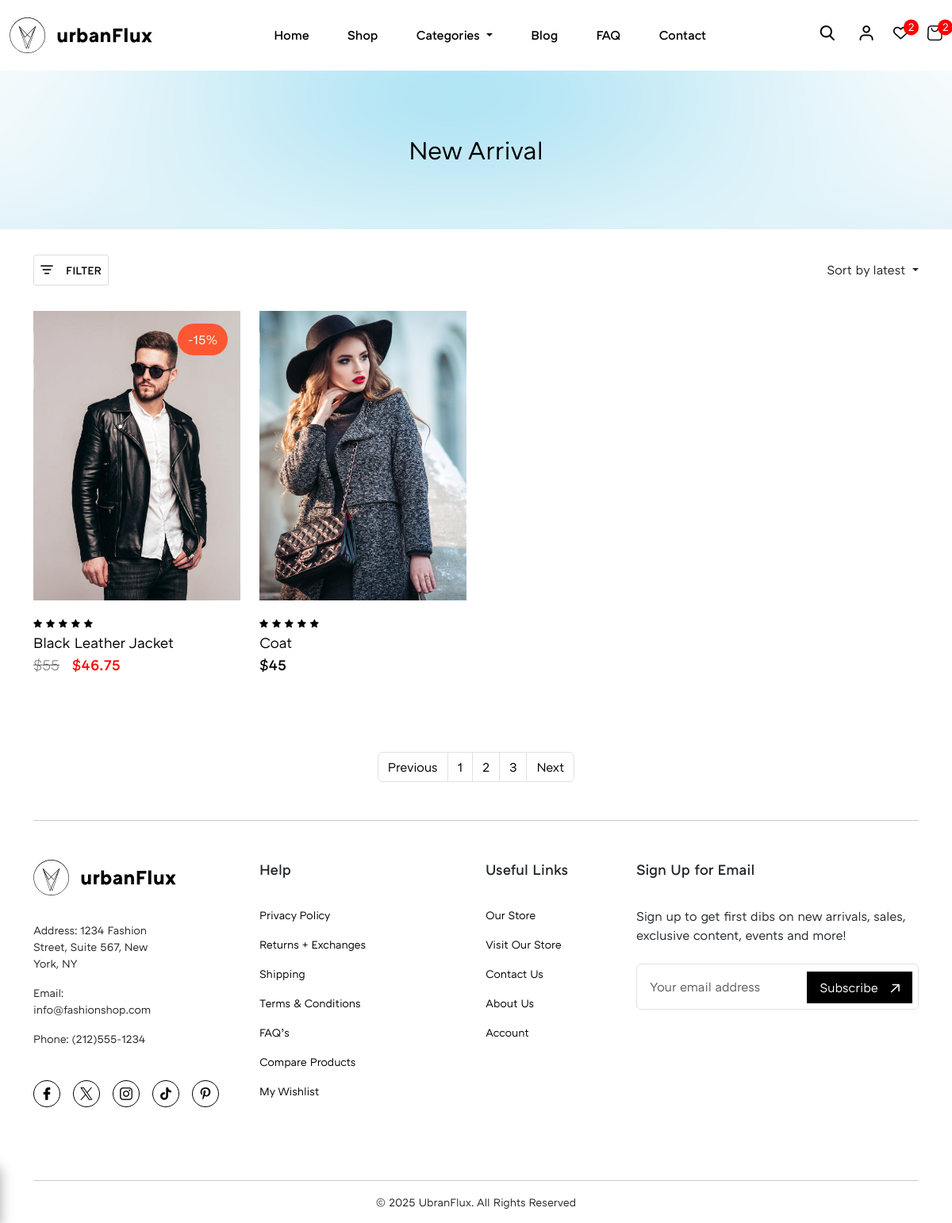
The page /shop/ on the database as committed earlier.
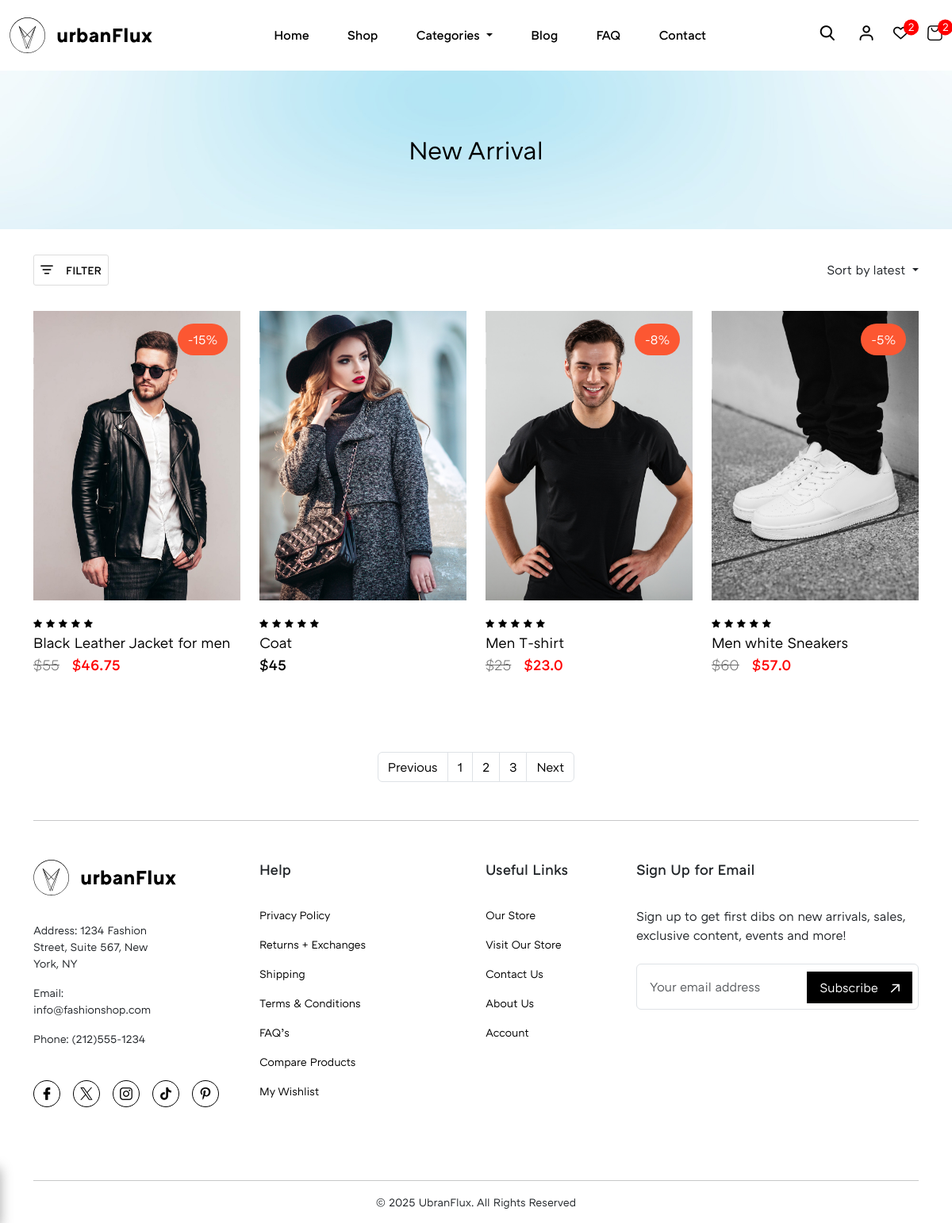
The same page on the database as committed later.
### Site_Settings/models.py (models this page shows)
class Site_Settings(models.Model):
    estimated_delivery = models.TextField(max_length= 200, null=True)
    return_time = models.TextField(max_length= 200 , null=True)
    site_logo = models.FileField(upload_to='site_logo', validators=[validate_logo])
    theme_hero_section = models.ImageField(upload_to= 'theme_hero_section')
    tax_rate = models.IntegerField()
    product_policies = models.TextField(max_length=400)
    class Meta:
        verbose_name = ''
        verbose_name_plural = 'Site Settings'

### Store/models.py (models this page shows, shortened)
class Store(models.Model):
    product_name = models.CharField(max_length=100)
    price = models.IntegerField(null=True)
    product_type = models.CharField(max_length=15)
    description = models.TextField(max_length=500)
    Color_1 = models.CharField(max_length=10 , null=True)
    Color_2 = models.CharField(max_length=10, null=True , blank=True)
    Color_3 = models.CharField(max_length=10, null=True , blank=True)
    Feature_1 = models.CharField(max_length=50)
    Feature_2 = models.CharField(max_length=50, null=True , blank=True)
    Feature_3 = models.CharField(max_length=50, null=True , blank=True)
    Size_1 = models.CharField(max_length=20 , null=True)
    Size_2 = models.CharField(max_length=20, null=True , blank=True)
    Size_3 = models.CharField(max_length=20, null=True , blank=True)
    Materials_Care_1 = models.CharField(max_length=50, null=True)
    Materials_Care_2 = models.CharField(max_length=50, null=True , blank=True)
    Materials_Care_3 = models.CharField(max_length=50, null=True , blank=True)
    stock = models.IntegerField()
    sale = models.IntegerField(null=True, blank=True)
    is_available = models.BooleanField(default = True)
    slug =models.SlugField(max_length=100, unique=True)
    Image = models.ImageField(upload_to='Products')
    product_image_1 = models.ImageField(upload_to='Products')
    product_image_2 = models.ImageField(upload_to='Products')
    product_image_3 = models.ImageField(upload_to='Products')
    category = models.ForeignKey(Category, on_delete=models.CASCADE)
    class Meta():
        verbose_name = ''
        verbose_name_plural = 'Product'

### urbax_Flux/views.py (the view)
# urls.py: path('shop/', views.shop, name='shop'),
def shop(request):
    site_settings = Site_Settings.objects.all()
    Products = Store.objects.all()
    categories =  Category.objects.all()
    Data = {
        "site_settings_data": site_settings,
        "Product_Data" : Products,
        "categories_data": categories,
    }
    return render(request, 'shop.html', Data)

### Store/templatetags/custom_tags.py (called while the page is built)
@register.simple_tag
def calculate_discount_price(price, sale):
    try:
        price = float(price)  # Convert price to float
        sale = float(sale)    # Convert sale to float
        if price is not None and sale is not None:
            return price * (1 - sale / 100)  # Calculate discounted price
    except (ValueError, TypeError):
        pass  # If conversion fails, return the original price
    return price  # If there's no sale or conversion fails, return the original price

### templates/shop.html (shortened to what this page needs)
{% load custom_tags %}
{% load static %}
{% include 'header.html' %}
        <main class="main-content">
            <section class="theme-hero-section">
                <figure>
                    {% for theme in site_settings_data %}
                    <img src="{{theme.theme_hero_section.url}}" alt="">
                    {% endfor %}
                    <figcaption>
                        <h4 class="main-heading-font-medium">New Arrival</h4>
                    </figcaption>
                </figure>
            </section>
            <div class="theme-filters-container">
                <div class="container">
                    <div class="theme-filters-container-inner align-center-bet">
                        <button class="align-center theme-filter-button light-border" id="filter_button"><i
                                class="filter-close icon-filter-icon"></i><small>FILTER</small></button>
                            <div class="nav-item dropdown">
                                <a class="nav-link dropdown-toggle" href="#" id="navbarDropdown" role="button"
                                    data-bs-toggle="dropdown" aria-expanded="false">
                                    Sort by latest
                                </a>
                            </div>
                    </div>
                </div>
            </div>
            <section class="theme-product-cards">
                <div class="container">
                    <div class="theme-product-cards-inner">
                        <div class="row">
                            {% for product in Product_Data %}
                            <div class="col-md-6 col-lg-4 col-xl-3">
                                <div class="product-cards">
                                    <a href="{% url 'product-detail' product.id %}">
                                    <figure>
                                        <img loading="lazy" src="{{product.Image.url}}" alt="">
                                        <figcaption>
                                                {% if product.sale %}
                                            <span class="sale-off">-{{product.sale}}%</span>
                                            {% else %}
                                            <span class="d_none"></span>
                                            {% endif %}
                                        </figcaption>
                                    </figure>
                                </a>
                                    <div class="info">
                                        <span><i class="icon-rating"></i></span>
                                        <span><i class="icon-rating"></i></span>
                                        <span><i class="icon-rating"></i></span>
                                        <span><i class="icon-rating"></i></span>
                                        <span><i class="icon-rating"></i></span>
                                        <a href="{% url 'product-detail' product.id %}" class="product-carousel-anchor">{{product.product_name}}</a>
                                        {% if product.sale >= 1 %}
                                        <small class="before-price">${{product.price}}</small><span><small  class="red_color px-3">${% calculate_discount_price product.price product.sale %}</small></span>
                                        {% else %}
                                      <small>${{product.price}}</small>
                                      {% endif %}
                                    </div>
                                </div>
                            </div>
                            {% endfor %}
                        </div>
                    </div>
                    <div class="pagination just-center my-5">
                        <nav aria-label="Page navigation example">
                            <ul class="pagination">
                              <li class="page-item"><a class="page-link" href="#">Previous</a></li>
                              <li class="page-item"><a class="page-link" href="#">1</a></li>
                              <li class="page-item"><a class="page-link" href="#">2</a></li>
                              <li class="page-item"><a class="page-link" href="#">3</a></li>
                              <li class="page-item"><a class="page-link" href="#">Next</a></li>
                            </ul>
                          </nav>
                    </div>
                </div>
            </section>
        </main>
        {% include 'footer.html' %}

### templates/header.html (shortened to what this page needs)
{% load static %}
<!DOCTYPE html>
<html lang="en">
<head>
  <link rel="stylesheet" href="{% static 'assets/libs/swiper.css' %}">
  <link rel="stylesheet" href=" {% static 'assets/css/main.css' %}">
</head>
<body>
  <div class="site-wrapper">
    <header class="header">
      <nav class="navbar navbar-expand-lg main-navbar">
        <div class="container container-lg">
          {% for logo in site_settings_data %}
          <a class="navbar-brand" href="#">
            <img src="{{logo.site_logo.url}}" class="site-logo" alt="">
          </a>
          {% endfor %}
          <div class="collapse navbar-collapse" id="navbarSupportedContent">
            <ul class="navbar-nav me-auto mb-2 mb-lg-0">
              <li class="nav-item  nav-bar-links">
                <a class="nav-link active" aria-current="page" href="{% url 'home' %}">Home</a>
              </li>
              <li class="nav-item nav-bar-links">
                <a class="nav-link" href="{% url 'shop' %}">Shop</a>
              </li>
              <li class="nav-item dropdown nav-bar-links">
                <a class="nav-link dropdown-toggle" href="#" id="navbarDropdown" role="button" data-bs-toggle="dropdown"
                  aria-expanded="false">
                  Categories
                </a>
              </li>
              <li class="nav-item nav-bar-links">
                <a class="nav-link" href="#">Blog</a>
              </li>
              <li class="nav-item nav-bar-links">
                <a class="nav-link" href="#">FAQ</a>
              </li>
              <li class="nav-item nav-bar-links">
                <a class="nav-link" href="#">Contact</a>
              </li>
            </ul>
            <ul class="nav-right-links align-center">
                <li>
                  <button class="lg-hide links-hover" id="search-btn"><i  class="icon-search"></i></button>
                </li>
              <li><a href="{% url 'login' %}" class="links-hover lg-hide"><i class="icon-login"></i></a></li>
              <li><a href="{% url 'wishlist' %}" class="links-hover lg-hide count"><i class="icon-favourite"></i><span><small>2</small></span></a></li>
              <li><a href="{% url 'Shopping-cart' %}" class="links-hover lg-hide count"><i class="icon-cart"></i><span><small>2</small></span></a></li>
            </ul>
          </div>
        </div>
      </nav>
    </header>

### templates/footer.html (shortened to what this page needs)
{% load static %}
<footer class="footer">
    <div class="container">
      <hr class="my-5">
      <div class="footer-inner">
        <div class="row">
          <div class="col-md-12 col-lg-6 col-xl-2">
            <div class="col-inner">
              {% for logo in site_settings_data %}
              <img loading="lazy" src="{{logo.site_logo.url}}" class="site-logo" alt="">
              {% endfor %}
              <ul class="mb-5">
                <li>
                  <small>Address: 1234 Fashion Street, Suite 567,
                    New York, NY</small>
                </li>
                <li>
                  <small>Email: info@fashionshop.com</small>
                </li>
                <li>
                  <small>Phone: (212)555-1234</small>
                </li>
              </ul>
              <ul class="footer-social-media-icons">
                <li><a href=""><i class="icon-facebook"></i></a></li>
                <li><a href=""><i class="icon-twitter"></i></a></li>
                <li><a href=""><i class="icon-instagram"></i></a></li>
                <li><a href=""><i class="icon-tiktok"></i></a></li>
                <li><a href=""><i class="icon-pinterest"></i></a></li>
              </ul>
            </div>
          </div>
          <div class="col-md-12 col-lg-6 col-xl-2 offset-xl-1">
            <div class="col-inner">
              <strong class="col-title">Help</strong>
              <ul>
                <li><a href=""><small>Privacy Policy</small></a></li>
                <li><a href=""><small>Returns + Exchanges</small></a></li>
                <li><a href=""><small>Shipping</small></a></li>
                <li><a href=""><small>Terms & Conditions</small></a></li>
                <li><a href=""><small>FAQ’s</small></a></li>
                <li><a href=""><small>Compare Products</small></a></li>
                <li><a href=""><small>My Wishlist</small></a></li>
              </ul>
            </div>
          </div>
          <div class="col-md-12 col-lg-6 col-xl-2 offset-xl-1">
            <div class="col-inner">
              <strong class="col-title">Useful Links</strong>
              <ul>
                <li><a href=""><small>Our Store</small></a></li>
                <li><a href=""><small>Visit Our Store</small></a></li>
                <li><a href=""><small>Contact Us</small></a></li>
                <li><a href=""><small>About Us</small></a></li>
                <li><a href=""><small>Account</small></a></li>
              </ul>
            </div>
          </div>
          <div class="col-md-12 col-lg-6 col-xl-4">
            <div class="col-inner">
              <strong class="col-title">Sign Up for Email</strong>
              <p class="mb-4">Sign up to get first dibs on new arrivals, sales, exclusive content, events and more!</p>
              <form class="row g-3">
                <div class="col-md-12 news-letter-input">
                  <input type="email" class="form-control" placeholder="Your email address" id="inputEmail4">
                  <button type="submit" class="news-letter-subscribe subscribe-button">Subscribe<i class="icon-theme-link link-arrow"></i></button>
                </div>
              </form>
            </div>
          </div>
        </div>
      </div>
      <hr class="mt-5">
      <div class="copyright mb-3 just-center">
          <small>&copy 2025 UbranFlux. All Rights Reserved</small>
      </div>
    </div>
  </footer>
</div>
</body>
</html>

Rows that differ between the two databases and show on the page:
changed Store: product_name "Black Leather Jacket" → "Black Leather Jacket for men"
added Store: Image (picture), sale "8", product_name "Men T-shirt", price "25", price+sale "23.0"
added Store: Image (picture), sale "5", product_name "Men white Sneakers", price "60", price+sale "57.0"
